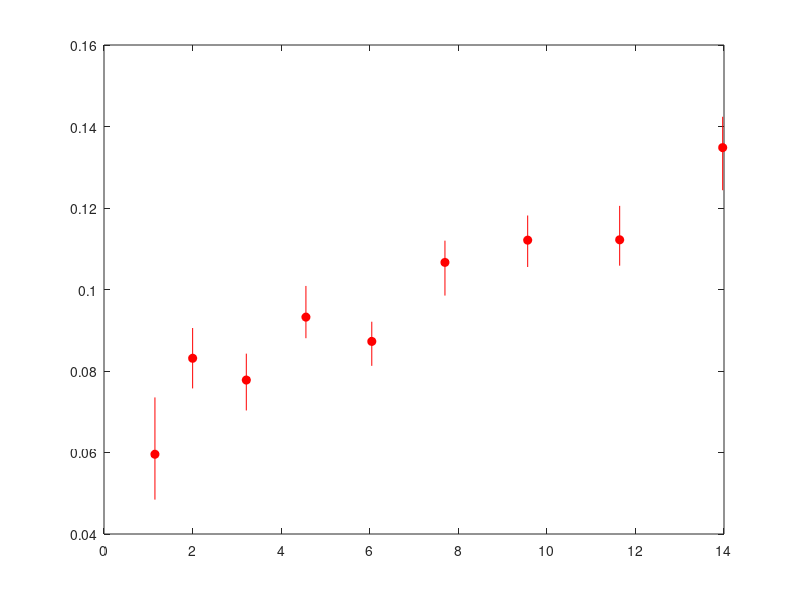

Reproduce this figure in MATLAB. (Note: this script raises an error after producing the figure.)
%function plotLeffpts;
%
% just does shit
pathh='.';

%% LUX 2015 preliminary
x=[1.1501    2.0014    3.2133    4.5595    6.0467    7.6988    9.5670     11.6442   13.9701];
y=[3.9711    5.5415    5.1854    6.2147    5.8170    7.1102    7.4740     7.4799    8.9885];
h=plot(x,y*0.015,'ro');set(h,'markerf','r');hold on;
plot([x;x],0.015*[y-[0.7417    0.4930    0.4976    0.3450    0.3992    0.5429    0.4391  0.4235    0.6975];y+[0.9300    0.4949    0.4319    0.5102    0.3226    0.3554    0.4034   0.5549    0.5042]],'r-');hold on;

%%% Yale Leff 2010
c1 = [0.2 0.5 0.9];
	load([pathh '/dataFiles/yale_leff.mat']);
	%h=erb(yale.Enr,yale.leff,[yale.leff_err_m yale.leff_err_p],'bb',0);
	%dis('need a better erb function');
	for i=1:length(yale.Enr)
		h=plot([yale.Enr_m(i) yale.Enr_p(i)],yale.leff(i)*[1 1],'b-'); set(h,'Color',c1);
		hold on;
		h=plot(yale.Enr(i)*[1 1],yale.leff(i)+[-yale.leff_err_m(i) yale.leff_err_p(i)],'b-');set(h,'Color',c1);
	end
	h=plot(yale.Enr,yale.leff,'bp','markerSize',14);set(h,'markerEdgeColor',c1,'markerFaceColor',[1 1 1]);

%%% Columbia Leff 2009
c2 = [0.8 0.2 0.1];
	load([pathh '/dataFiles/columbia_leff.mat']);
	for i=1:length(columbia.Enr)
		h=plot([columbia.Enr_m(i) columbia.Enr_p(i)],columbia.leff(i)*[1 1],'r-'); set(h,'Color',c2);
		h=plot(columbia.Enr(i)*[1 1],columbia.leff(i)+[-columbia.leff_err_m(i) columbia.leff_err_p(i)],'r-'); set(h,'Color',c2);
	end
	h=plot(columbia.Enr,columbia.leff,'rd','markerSize',10); set(h,'markerEdgeColor',c2,'markerFaceColor',[1 1 1]);

%%% Columbia Leff 2011
	load([pathh '/dataFiles/plante2011.mat']);
	%plante2011.Enr =      [3.00 3.91 5.00 6.48 8.40 10.67 14.80 55.61];
	%plante2011.Enr_m =    [2.39 3.19 4.19 5.51 7.09 9.12  13.46 46.26];
	%plante2011.Enr_p =    [3.63 4.61 5.81 7.48 9.63 12.23 16.07 64.20];
	%plante2011.leff =     [.088 .095 .098 .121 .139 .143  .144  .268];
	%plante2011.leff_pm =  [.015 .016 .014 .010 .011 .011  .008  .014];
	
	for i=1:length(plante2011.Enr)
		h=plot([plante2011.Enr_m(i) plante2011.Enr_p(i)],plante2011.leff(i)*[1 1],'k-');
		h=plot(plante2011.Enr(i)*[1 1],plante2011.leff(i)+[-plante2011.leff_pm(i) plante2011.leff_pm(i)],'k-');
	end
	h=plot(plante2011.Enr,plante2011.leff,'ks','markerSize',10); set(h,'markerFaceColor',[1 1 1]);

%%% XENON10 Leff
if 0
	load([pathh '/dataFiles/xe10.mat']);
	xe10.err=sqrt(xe10.stat_err.^2);%+xe10.s1_err.^2+xe10.s_err.^2);
	h=erb(xe10.Enr,xe10.leff,xe10.err,'k.');
	hold on;
	h=plot(xe10.Enr,xe10.leff,'kv');set(h,'markerSize',10,'markerFaceColor',[1 1 1]);
end
